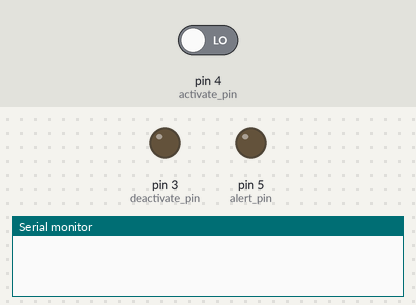
Simulated run of this sketch. Board: Arduino Uno, built with avr-gcc and run on an emulated ATmega328P. On the bench: output pins drawn as LEDs (lit = HIGH), the last lines printed to the serial monitor. The inputs (shaded band) are chosen by the test bench; at power-on: pin 4 (activate_pin) LOW. No radio packets arrive unless stated.

Above: at 1.3 s.
1.4 s: pin 4 (activate_pin) driven HIGH
At 2.9 s:
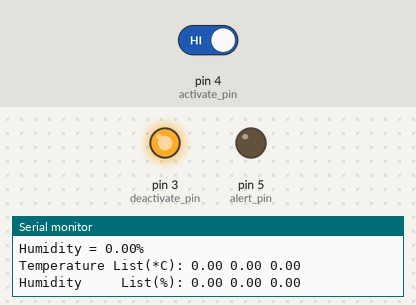
4.4 s: pin 4 (activate_pin) driven LOW
At 5.0 s:
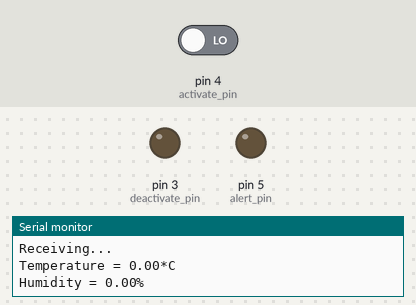
Timing chart, 0 to 7.4 s (numbered marks = the images above; inputs shaded):
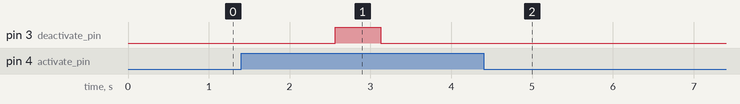

The sketch:

SubController_DHT11.ino
```cpp
// For ARDUINO SubController-Temperature__________________________________
//*******************************************************//
const int total_temp = 3;
int limit = 500;
//*******************************************************//
#include <SPI.h>
#include <nRF24L01.h>
#include <RF24.h>
#include <SoftwareSerial.h>

SoftwareSerial mySerial(9, 10);
RF24 radio(7, 8); // CNS, CE
const byte addresses[][6] = {"00001", "00002"};
int activate_pin = 4;
int deactivate_pin = 3;
int alert_pin = 5;

struct package
{
  float temperature = 0;
  float humidity = 0;
};

typedef struct package Package;
Package data;

int j = 0;
int i = 0;
int y = 0;
float store_temperature[total_temp];
float store_humidity[total_temp];
char check_temp[] = "DHTx";

void setup() {
  Serial.begin(9600);
  mySerial.begin(9600);
  /* Serial.println("CLEARDATA");
    Serial.println("LABEL,TIME,TIMER,TEMPERATURE_1,HUMIDITY_1,TEMPERATURE_2,HUMIDITY_2,TEMPERATURE_3,HUMIDITY_3,TEMPERATURE_4,HUMIDITY_4...");
    Serial.println("RESETTIMER");*/

  radio.begin();
  pinMode(alert_pin, OUTPUT);
  pinMode(activate_pin, INPUT);
  pinMode(deactivate_pin, OUTPUT);
  radio.openWritingPipe(addresses[1]); // 00001
  radio.openReadingPipe(1, addresses[0]); // 00002
  radio.setPALevel(RF24_PA_MIN);
  delay(100);
  //digitalWrite(alert_pin, LOW);
  digitalWrite(alert_pin, LOW);
  digitalWrite(deactivate_pin, LOW);
}

void loop() {
  if (digitalRead(activate_pin) == HIGH) {
    for (int c = 1; c <= total_temp; c++); {
      y = 0;
      j = 0;
      delay(5);
retransmit:
      Serial.println("Transmitting...");                     //Setting to Transmission mode                              //Temporary*********
      radio.stopListening();
      if (i == total_temp)
        i = 0;

      if (i == (total_temp - 1))
        y = 1;

      check_temp[3] = (char)(i + 65);
      i++;
      radio.write(&check_temp, sizeof(check_temp));            //Transmitting A,B,C,D...
      Serial.println(check_temp);                                                                                                //Temporary*********

      delay(5);
      Serial.println("Receiving...");                         //Setting to Receiving mode                                        //Temporary*********
      radio.startListening();

      while (!radio.available()) {
        if (j == limit) {
          //  i--;
          //   goto  retransmit;
          break;
        }
        j++;
      }
      radio.read(&data, sizeof(data));
      Serial.print("Temperature = ");                                           //Temporary*********
      Serial.print(data.temperature);
      store_temperature[i - 1] = data.temperature;
      //Serial.print(char(223));
      Serial.print("*");
      Serial.println("C");
      Serial.print("Humidity = ");
      Serial.print(data.humidity);
      store_humidity[i - 1] = data.humidity;
      Serial.println("%");
      Serial.println("");

      if (y == 1) {
        digitalWrite(deactivate_pin, HIGH);
        Serial.print("Temperature List(*C): ");
        for (int x = 0; x < total_temp; x++) {
          Serial.print(store_temperature[x]);
          Serial.print(" ");
        }
        Serial.println("");

        Serial.print("Humidity     List(%): ");
        for (int x = 0; x < total_temp; x++) {
          Serial.print(store_humidity[x]);
          Serial.print(" ");
        }
        Serial.println("");
        Serial.println("");
        delay(500);
        digitalWrite(deactivate_pin, LOW);
        transmit();
        if (check() == 1) {
          digitalWrite(alert_pin, HIGH);
          delay(1000);
          digitalWrite(alert_pin, LOW);
        }
      }
    }
    delay(500);                                        //Check-Time delay to give time for this controller to receive low signal
    // call_php();
  }
}


int check() {
  for (int c = 0; c < total_temp; c++) {
    Serial.print(store_temperature[c]);
    Serial.print(",");
    Serial.print(store_humidity[c]);
    if (c != total_temp - 1)
      Serial.print(",");
  }
  Serial.println("...");

  int a = 0;
  for (int c = 0; c < total_temp; c++)
    if (store_temperature[c] < 27 || store_temperature[c] > 35) {
      a = 1;
      break;
    }
  if (a == 1)
    return 0;
  else
    return 1;
}

void transmit() {
  Serial.println("Transmitting to NodeMCU...");
  /*for (int n = 0; n < 4; n++) {
    Serial.println(store_temperature[n]);
    Serial.println(store_humidity[n]);
    }*/
  String str = "";
  for (int b = 0; b < total_temp; b++) {
    if (b == 0)
      str += String("t") + String(b + 1) + String("=") + String(store_temperature[b]) + String("&h") + String(b + 1) + String("=") + String(store_humidity[b]);
    else
      str += String("&t") + String(b + 1) + String("=") + String(store_temperature[b]) + String("&h") + String(b + 1) + String("=") + String(store_humidity[b]);
  }
  str += "&t4=00&h4=00";
  Serial.println(str);
  mySerial.println(str);
  //delay(2000);
}
```

Measured:
- after the input at 1.4 s, pin 3 (deactivate_pin): LOW → HIGH after 1.2 s, → LOW 0.56 s later
- after the input at 4.4 s, pin 3 (deactivate_pin): stops changing and stays LOW
